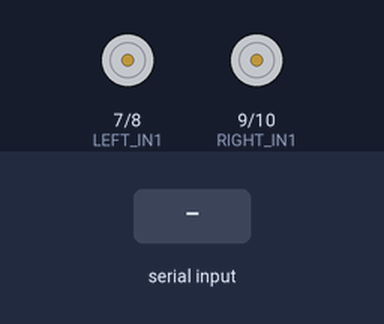
This sketch was run on a simulated Arduino Uno, built with avr-gcc and run on an emulated ATmega328P. Shown: motor-driver pin pairs drawn as motors (green arrow = first pin HIGH = forward, orange = second pin HIGH = backward, longer = more drive, scaled by the enable pin). Inputs (shaded band) come from the test bench.

Above: at 1.2 s.
1.3 s: "F" received over Serial
At 1.7 s:
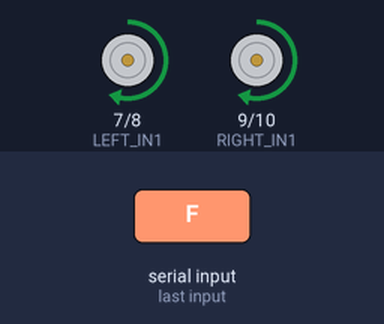
3.3 s: "B" received over Serial
At 3.7 s:
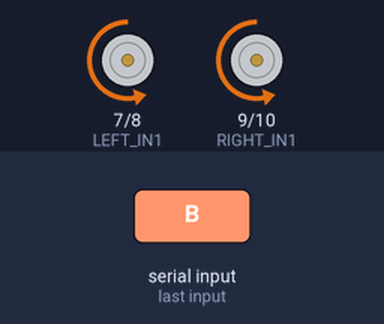
5.3 s: "L" received over Serial
At 5.6 s:
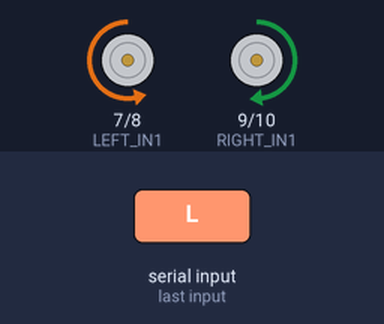
7.3 s: "R" received over Serial
At 7.7 s:
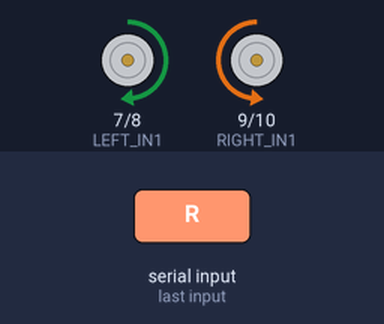
Timing chart, 0 to 10.3 s (numbered marks = the images above; inputs shaded):
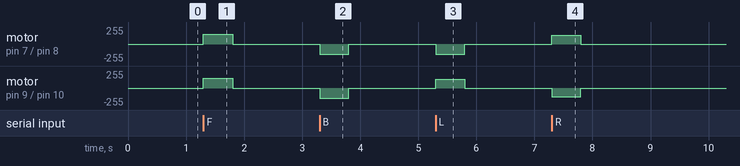

The sketch:

robot_receiver.ino
```cpp
// Gesture Controlled Robot - serial motor receiver
// Validate these pins and motor directions on your hardware before floor testing.

const uint8_t LEFT_PWM = 5;
const uint8_t LEFT_IN1 = 7;
const uint8_t LEFT_IN2 = 8;
const uint8_t RIGHT_PWM = 6;
const uint8_t RIGHT_IN1 = 9;
const uint8_t RIGHT_IN2 = 10;

const uint8_t DRIVE_PWM = 150;
const uint8_t TURN_PWM = 130;
const unsigned long WATCHDOG_MS = 500;
unsigned long lastCommandMs = 0;

void motor(uint8_t pwm, uint8_t in1, uint8_t in2, int speedValue) {
  const bool forward = speedValue >= 0;
  digitalWrite(in1, forward ? HIGH : LOW);
  digitalWrite(in2, forward ? LOW : HIGH);
  analogWrite(pwm, constrain(abs(speedValue), 0, 255));
}

void drive(int left, int right) {
  motor(LEFT_PWM, LEFT_IN1, LEFT_IN2, left);
  motor(RIGHT_PWM, RIGHT_IN1, RIGHT_IN2, right);
}

void stopRobot() { drive(0, 0); }

bool applyCommand(char c) {
  switch (c) {
    case 'F': drive(DRIVE_PWM, DRIVE_PWM); break;
    case 'B': drive(-DRIVE_PWM, -DRIVE_PWM); break;
    case 'L': drive(-TURN_PWM, TURN_PWM); break;
    case 'R': drive(TURN_PWM, -TURN_PWM); break;
    case 'S': stopRobot(); break;
    default: return false;
  }
  return true;
}

void setup() {
  Serial.begin(115200);
  pinMode(LEFT_PWM, OUTPUT); pinMode(LEFT_IN1, OUTPUT); pinMode(LEFT_IN2, OUTPUT);
  pinMode(RIGHT_PWM, OUTPUT); pinMode(RIGHT_IN1, OUTPUT); pinMode(RIGHT_IN2, OUTPUT);
  stopRobot();
  lastCommandMs = millis();
}

void loop() {
  while (Serial.available()) {
    const char c = Serial.read();
    if (applyCommand(c)) lastCommandMs = millis();
  }

  if (millis() - lastCommandMs > WATCHDOG_MS) {
    stopRobot();
  }
}
```

Measured:
- after the input at 1.3 s, motor on pin 7 (LEFT_IN1) / pin 8 (LEFT_IN2), motor on pin 9 (RIGHT_IN1) / pin 10 (RIGHT_IN2): stopped → forward 150/255 at once, → stopped 0.50 s later
- after the input at 3.3 s, motor on pin 7 (LEFT_IN1) / pin 8 (LEFT_IN2), motor on pin 9 (RIGHT_IN1) / pin 10 (RIGHT_IN2): stopped → backward 150/255 at once, → stopped 0.50 s later
- after the input at 5.3 s, motor on pin 7 (LEFT_IN1) / pin 8 (LEFT_IN2): stopped → backward 150/255 at once, → stopped 0.50 s later; motor on pin 9 (RIGHT_IN1) / pin 10 (RIGHT_IN2): stopped → forward 130/255 at once, → stopped 0.50 s later
- after the input at 7.3 s, motor on pin 7 (LEFT_IN1) / pin 8 (LEFT_IN2): stopped → forward 130/255 at once, → stopped 0.50 s later; motor on pin 9 (RIGHT_IN1) / pin 10 (RIGHT_IN2): stopped → backward 130/255 at once, → stopped 0.50 s later
